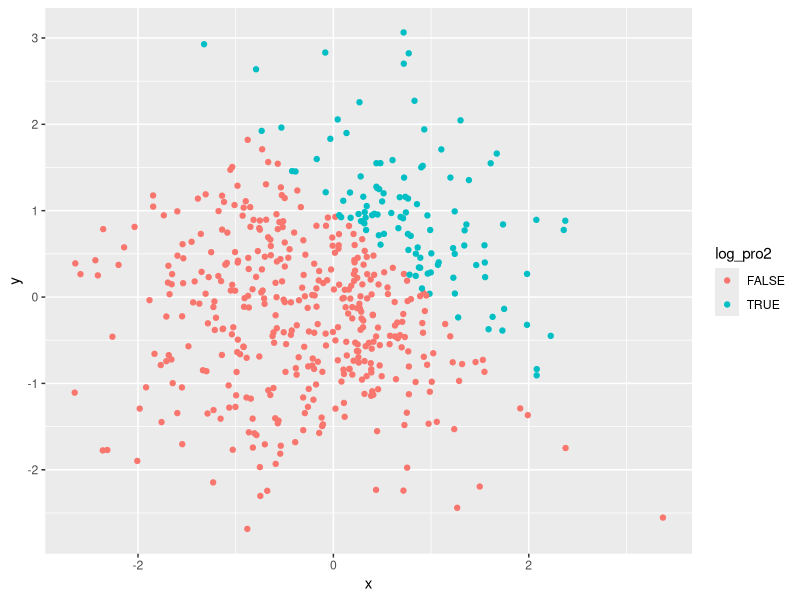
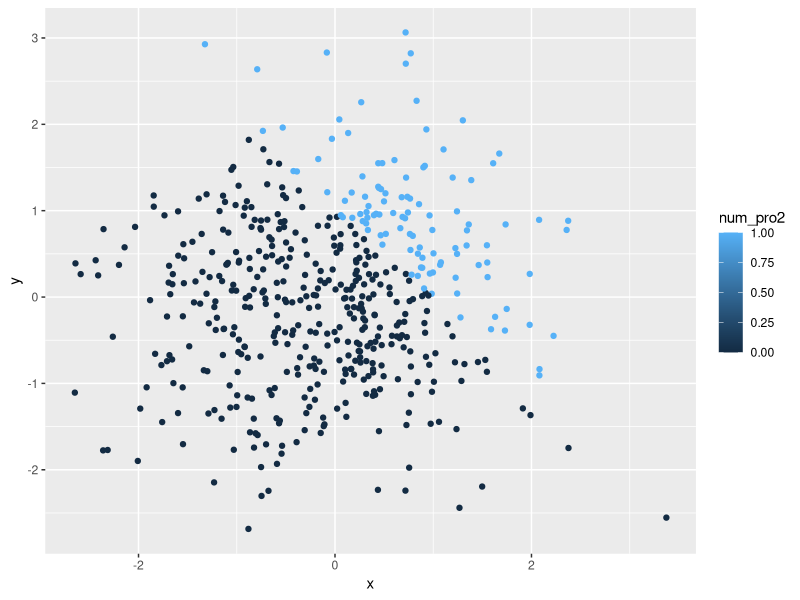
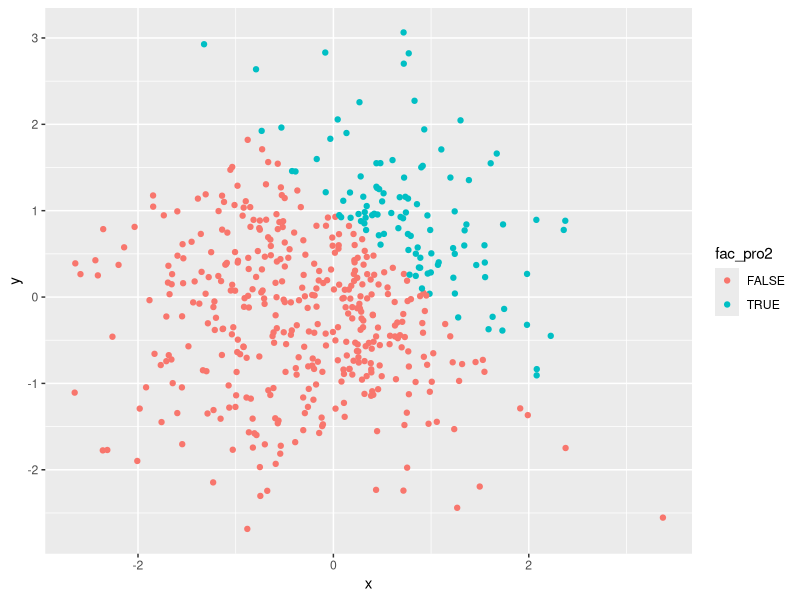
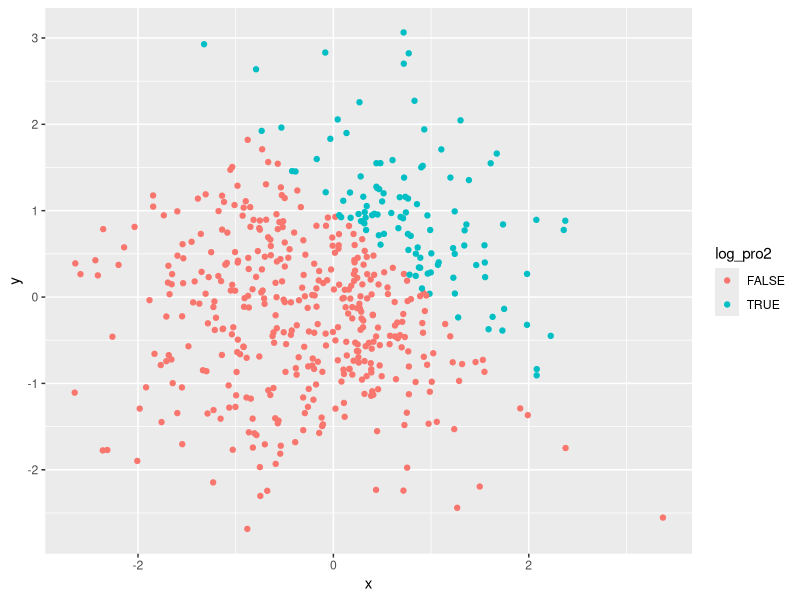

Recreate these plots in R, in order.
## ---- chunk 1
library(tidyverse)
  vec_numeric = rnorm(8)
  vec_logical = vec_numeric > 0
  vec_char = c("a","a","a","a","a","a","a","")
  vec_factor = factor(c("a","a","b","b","b","c","c","c"))
hm1_df = tibble(
  vec_numeric,
  vec_logical,
  vec_char,
  vec_factor
)

mean(hm1_df$vec_numeric)
mean(hm1_df$vec_logical)
mean(hm1_df$vec_char)
mean(hm1_df$vec_factor)
## ---- chunk 2

as.numeric(vec_logical) * vec_numeric
as.factor(vec_logical) * vec_numeric
as.numeric(as.factor(vec_logical)) * vec_numeric
## ---- chunk 3
x = rnorm(500)
y = rnorm(500)
log_pro2 = x + y > 1
num_pro2 = as.numeric(log_pro2)
fac_pro2 = as.factor(log_pro2)
pro2_df = tibble(
  x,y,log_pro2,num_pro2,fac_pro2
)

## ---- chunk 4
#Make a scatterplot
scatterplot1 = ggplot(pro2_df, aes(x = x, y = y,color = log_pro2)) + geom_point()
scatterplot2 =ggplot(pro2_df, aes(x = x, y = y,color = num_pro2)) + geom_point()
scatterplot3 =ggplot(pro2_df, aes(x = x, y = y,color = fac_pro2)) + geom_point()
scatterplot1
scatterplot2
scatterplot3

ggsave("scatterplot1.pdf", scatterplot1) # Export your first scatterplot to your project directory using ggsave
